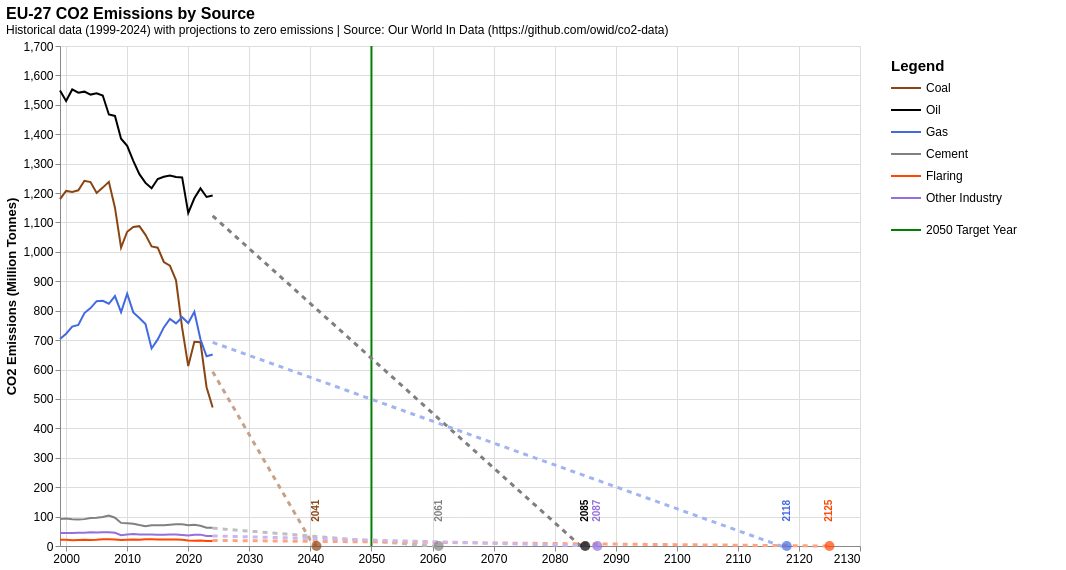

Notebook cell for this chart:
### Code cell
# Preview emissions-by-source chart via Altair
import altair as alt

chart_sources = alt.Chart.from_dict(vega_spec_sources)
chart_sources

### Figure 1 — Vega-Lite specification as saved in the notebook (floating-point values rounded to 4 significant figures; data arrays with more than 128 entries replaced by an {"elided": "..."} marker saying what was removed)
{"config": {"view": {"continuousWidth": 300, "continuousHeight": 300}, "axis": {"labelFontSize": 12, "titleFontSize": 13}, "legend": {"labelFontSize": 12, "titleFontSize": 13}, "title": {"fontSize": 16, "subtitleFontSize": 12}}, "hconcat": [{"layer": [{"mark": {"type": "rule", "color": "green", "strokeWidth": 2}, "data": {"values": [{"year": 2050}]}, "encoding": {"x": {"axis": {"format": "d", "grid": true, "labelAngle": 0, "tickCount": 12, "title": null}, "field": "year", "scale": {"domain": [1999, 2130], "nice": false}, "type": "quantitative"}}}, {"mark": {"type": "line", "point": {"filled": true, "opacity": 0, "size": 100}, "strokeWidth": 2}, "data": {"values": {"elided": "156 records"}}, "encoding": {"color": {"field": "color", "legend": null, "scale": null, "type": "nominal"}, "detail": {"field": "source", "type": "nominal"}, "tooltip": [{"field": "source", "title": "Source", "type": "nominal"}, {"field": "year", "format": "d", "title": "Year", "type": "quantitative"}, {"field": "value", "format": ".2f", "title": "CO2 (Mt)", "type": "quantitative"}], "x": {"field": "year", "scale": {"domain": [1999, 2130], "nice": false}, "type": "quantitative"}, "y": {"axis": {"grid": true, "title": "CO2 Emissions (Million Tonnes)"}, "field": "value", "scale": {"domain": [0, 1700], "nice": false}, "type": "quantitative"}}}, {"mark": {"type": "line", "point": {"filled": true, "opacity": 0, "size": 100}, "strokeDash": [5, 5], "strokeWidth": 3}, "data": {"values": {"elided": "379 records"}}, "encoding": {"color": {"field": "color", "legend": null, "scale": null, "type": "nominal"}, "detail": {"field": "source", "type": "nominal"}, "tooltip": [{"field": "source", "title": "Source", "type": "nominal"}, {"field": "year", "format": "d", "title": "Year", "type": "quantitative"}, {"field": "value", "format": ".2f", "title": "Projected CO2 (Mt)", "type": "quantitative"}], "x": {"field": "year", "type": "quantitative"}, "y": {"field": "value", "type": "quantitative"}}}, {"mark": {"type": "point", "filled": true, "size": 100}, "data": {"values": [{"year": 2041, "source": "Coal", "color": "#8B4513", "label": "2041"}, {"year": 2085, "source": "Oil", "color": "#000000", "label": "2085"}, {"year": 2118, "source": "Gas", "color": "#4169E1", "label": "2118"}, {"year": 2061, "source": "Cement", "color": "#808080", "label": "2061"}, {"year": 2125, "source": "Flaring", "color": "#FF4500", "label": "2125"}, {"year": 2087, "source": "Other Industry", "color": "#9370DB", "label": "2087"}]}, "encoding": {"color": {"field": "color", "legend": null, "scale": null, "type": "nominal"}, "tooltip": [{"field": "source", "title": "Source", "type": "nominal"}, {"field": "year", "format": "d", "title": "Reaches Zero", "type": "quantitative"}], "x": {"field": "year", "type": "quantitative"}, "y": {"datum": 0, "type": "quantitative"}}}, {"mark": {"type": "text", "angle": 270, "baseline": "middle", "fontSize": 10, "fontWeight": "bold"}, "data": {"values": [{"year": 2041, "source": "Coal", "color": "#8B4513", "label": "2041"}, {"year": 2085, "source": "Oil", "color": "#000000", "label": "2085"}, {"year": 2118, "source": "Gas", "color": "#4169E1", "label": "2118"}, {"year": 2061, "source": "Cement", "color": "#808080", "label": "2061"}, {"year": 2125, "source": "Flaring", "color": "#FF4500", "label": "2125"}, {"year": 2087, "source": "Other Industry", "color": "#9370DB", "label": "2087"}]}, "encoding": {"color": {"field": "color", "legend": null, "scale": null, "type": "nominal"}, "text": {"field": "label", "type": "nominal"}, "x": {"field": "year", "type": "quantitative"}, "y": {"datum": 120, "type": "quantitative"}}}], "height": 500, "title": {"text": "EU-27 CO2 Emissions by Source", "anchor": "start", "subtitle": "Historical data (1999-2024) with projections to zero emissions | Source: Our World In Data (https://github.com/owid/co2-data)"}, "width": 800}, {"layer": [{"mark": {"type": "text", "align": "left", "fontSize": 15, "fontWeight": "bold"}, "data": {"values": [{"x": 10, "y": 480, "label": "Legend"}]}, "encoding": {"text": {"field": "label", "type": "nominal"}, "x": {"axis": null, "field": "x", "scale": {"domain": [0, 180]}, "type": "quantitative"}, "y": {"axis": null, "field": "y", "scale": {"domain": [0, 500]}, "type": "quantitative"}}}, {"mark": {"type": "rule", "color": "#8B4513", "strokeWidth": 2}, "data": {"values": [{"x1": 10, "x2": 40, "y": 458}]}, "encoding": {"x": {"axis": null, "field": "x1", "scale": {"domain": [0, 180]}, "type": "quantitative"}, "x2": {"field": "x2"}, "y": {"axis": null, "field": "y", "scale": {"domain": [0, 500]}, "type": "quantitative"}}}, {"mark": {"type": "text", "align": "left", "fontSize": 12}, "data": {"values": [{"x": 45, "y": 458, "label": "Coal"}]}, "encoding": {"text": {"field": "label", "type": "nominal"}, "x": {"axis": null, "field": "x", "scale": {"domain": [0, 180]}, "type": "quantitative"}, "y": {"axis": null, "field": "y", "scale": {"domain": [0, 500]}, "type": "quantitative"}}}, {"mark": {"type": "rule", "color": "#000000", "strokeWidth": 2}, "data": {"values": [{"x1": 10, "x2": 40, "y": 436}]}, "encoding": {"x": {"axis": null, "field": "x1", "scale": {"domain": [0, 180]}, "type": "quantitative"}, "x2": {"field": "x2"}, "y": {"axis": null, "field": "y", "scale": {"domain": [0, 500]}, "type": "quantitative"}}}, {"mark": {"type": "text", "align": "left", "fontSize": 12}, "data": {"values": [{"x": 45, "y": 436, "label": "Oil"}]}, "encoding": {"text": {"field": "label", "type": "nominal"}, "x": {"axis": null, "field": "x", "scale": {"domain": [0, 180]}, "type": "quantitative"}, "y": {"axis": null, "field": "y", "scale": {"domain": [0, 500]}, "type": "quantitative"}}}, {"mark": {"type": "rule", "color": "#4169E1", "strokeWidth": 2}, "data": {"values": [{"x1": 10, "x2": 40, "y": 414}]}, "encoding": {"x": {"axis": null, "field": "x1", "scale": {"domain": [0, 180]}, "type": "quantitative"}, "x2": {"field": "x2"}, "y": {"axis": null, "field": "y", "scale": {"domain": [0, 500]}, "type": "quantitative"}}}, {"mark": {"type": "text", "align": "left", "fontSize": 12}, "data": {"values": [{"x": 45, "y": 414, "label": "Gas"}]}, "encoding": {"text": {"field": "label", "type": "nominal"}, "x": {"axis": null, "field": "x", "scale": {"domain": [0, 180]}, "type": "quantitative"}, "y": {"axis": null, "field": "y", "scale": {"domain": [0, 500]}, "type": "quantitative"}}}, {"mark": {"type": "rule", "color": "#808080", "strokeWidth": 2}, "data": {"values": [{"x1": 10, "x2": 40, "y": 392}]}, "encoding": {"x": {"axis": null, "field": "x1", "scale": {"domain": [0, 180]}, "type": "quantitative"}, "x2": {"field": "x2"}, "y": {"axis": null, "field": "y", "scale": {"domain": [0, 500]}, "type": "quantitative"}}}, {"mark": {"type": "text", "align": "left", "fontSize": 12}, "data": {"values": [{"x": 45, "y": 392, "label": "Cement"}]}, "encoding": {"text": {"field": "label", "type": "nominal"}, "x": {"axis": null, "field": "x", "scale": {"domain": [0, 180]}, "type": "quantitative"}, "y": {"axis": null, "field": "y", "scale": {"domain": [0, 500]}, "type": "quantitative"}}}, {"mark": {"type": "rule", "color": "#FF4500", "strokeWidth": 2}, "data": {"values": [{"x1": 10, "x2": 40, "y": 370}]}, "encoding": {"x": {"axis": null, "field": "x1", "scale": {"domain": [0, 180]}, "type": "quantitative"}, "x2": {"field": "x2"}, "y": {"axis": null, "field": "y", "scale": {"domain": [0, 500]}, "type": "quantitative"}}}, {"mark": {"type": "text", "align": "left", "fontSize": 12}, "data": {"values": [{"x": 45, "y": 370, "label": "Flaring"}]}, "encoding": {"text": {"field": "label", "type": "nominal"}, "x": {"axis": null, "field": "x", "scale": {"domain": [0, 180]}, "type": "quantitative"}, "y": {"axis": null, "field": "y", "scale": {"domain": [0, 500]}, "type": "quantitative"}}}, {"mark": {"type": "rule", "color": "#9370DB", "strokeWidth": 2}, "data": {"values": [{"x1": 10, "x2": 40, "y": 348}]}, "encoding": {"x": {"axis": null, "field": "x1", "scale": {"domain": [0, 180]}, "type": "quantitative"}, "x2": {"field": "x2"}, "y": {"axis": null, "field": "y", "scale": {"domain": [0, 500]}, "type": "quantitative"}}}, {"mark": {"type": "text", "align": "left", "fontSize": 12}, "data": {"values": [{"x": 45, "y": 348, "label": "Other Industry"}]}, "encoding": {"text": {"field": "label", "type": "nominal"}, "x": {"axis": null, "field": "x", "scale": {"domain": [0, 180]}, "type": "quantitative"}, "y": {"axis": null, "field": "y", "scale": {"domain": [0, 500]}, "type": "quantitative"}}}, {"mark": {"type": "rule", "color": "green", "strokeWidth": 2}, "data": {"values": [{"x1": 10, "x2": 40, "y": 316}]}, "encoding": {"x": {"axis": null, "field": "x1", "scale": {"domain": [0, 180]}, "type": "quantitative"}, "x2": {"field": "x2"}, "y": {"axis": null, "field": "y", "scale": {"domain": [0, 500]}, "type": "quantitative"}}}, {"mark": {"type": "text", "align": "left", "fontSize": 12}, "data": {"values": [{"x": 45, "y": 316, "label": "2050 Target Year"}]}, "encoding": {"text": {"field": "label", "type": "nominal"}, "x": {"axis": null, "field": "x", "scale": {"domain": [0, 180]}, "type": "quantitative"}, "y": {"axis": null, "field": "y", "scale": {"domain": [0, 500]}, "type": "quantitative"}}}], "height": 500, "view": {"stroke": null}, "width": 180}], "$schema": "https://vega.github.io/schema/vega-lite/v6.json"}
